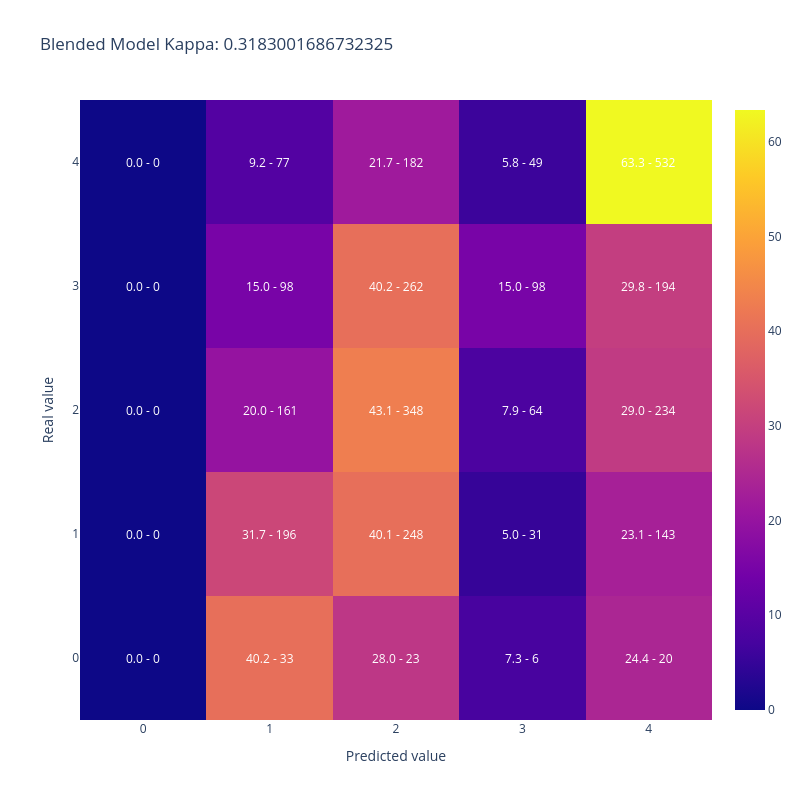

Source (notebook cell):
### Code cell
plot_confusion_matrix(merged_datasets['AdoptionSpeed'],
                      merged_datasets['blended_pred'], 
                    title = 'Blended Model Kappa: ' + str(cohen_kappa_score(merged_datasets['AdoptionSpeed'],
                                                                    merged_datasets['blended_pred'], 
                                                                    weights='quadratic')))

### Figure 1 — Plotly figure (JSON) as saved in the notebook; plotly's stock layout.template omitted (floating-point values rounded to 4 significant figures)
{"data": [{"type": "heatmap", "x": [0, 1, 2, 3, 4], "y": [0, 1, 2, 3, 4], "z": [[0.0, 40.24, 28.05, 7.317, 24.39], [0.0, 31.72, 40.13, 5.016, 23.14], [0.0, 19.95, 43.12, 7.931, 29.0], [0.0, 15.03, 40.18, 15.03, 29.75], [0.0, 9.167, 21.67, 5.833, 63.33]]}], "layout": {"annotations": [{"font": {"color": "white"}, "showarrow": false, "text": "0.0 - 0", "x": 0, "xref": "x", "y": 0, "yref": "y"}, {"font": {"color": "white"}, "showarrow": false, "text": "40.2 - 33", "x": 1, "xref": "x", "y": 0, "yref": "y"}, {"font": {"color": "white"}, "showarrow": false, "text": "28.0 - 23", "x": 2, "xref": "x", "y": 0, "yref": "y"}, {"font": {"color": "white"}, "showarrow": false, "text": "7.3 - 6", "x": 3, "xref": "x", "y": 0, "yref": "y"}, {"font": {"color": "white"}, "showarrow": false, "text": "24.4 - 20", "x": 4, "xref": "x", "y": 0, "yref": "y"}, {"font": {"color": "white"}, "showarrow": false, "text": "0.0 - 0", "x": 0, "xref": "x", "y": 1, "yref": "y"}, {"font": {"color": "white"}, "showarrow": false, "text": "31.7 - 196", "x": 1, "xref": "x", "y": 1, "yref": "y"}, {"font": {"color": "white"}, "showarrow": false, "text": "40.1 - 248", "x": 2, "xref": "x", "y": 1, "yref": "y"}, {"font": {"color": "white"}, "showarrow": false, "text": "5.0 - 31", "x": 3, "xref": "x", "y": 1, "yref": "y"}, {"font": {"color": "white"}, "showarrow": false, "text": "23.1 - 143", "x": 4, "xref": "x", "y": 1, "yref": "y"}, {"font": {"color": "white"}, "showarrow": false, "text": "0.0 - 0", "x": 0, "xref": "x", "y": 2, "yref": "y"}, {"font": {"color": "white"}, "showarrow": false, "text": "20.0 - 161", "x": 1, "xref": "x", "y": 2, "yref": "y"}, {"font": {"color": "white"}, "showarrow": false, "text": "43.1 - 348", "x": 2, "xref": "x", "y": 2, "yref": "y"}, {"font": {"color": "white"}, "showarrow": false, "text": "7.9 - 64", "x": 3, "xref": "x", "y": 2, "yref": "y"}, {"font": {"color": "white"}, "showarrow": false, "text": "29.0 - 234", "x": 4, "xref": "x", "y": 2, "yref": "y"}, {"font": {"color": "white"}, "showarrow": false, "text": "0.0 - 0", "x": 0, "xref": "x", "y": 3, "yref": "y"}, {"font": {"color": "white"}, "showarrow": false, "text": "15.0 - 98", "x": 1, "xref": "x", "y": 3, "yref": "y"}, {"font": {"color": "white"}, "showarrow": false, "text": "40.2 - 262", "x": 2, "xref": "x", "y": 3, "yref": "y"}, {"font": {"color": "white"}, "showarrow": false, "text": "15.0 - 98", "x": 3, "xref": "x", "y": 3, "yref": "y"}, {"font": {"color": "white"}, "showarrow": false, "text": "29.8 - 194", "x": 4, "xref": "x", "y": 3, "yref": "y"}, {"font": {"color": "white"}, "showarrow": false, "text": "0.0 - 0", "x": 0, "xref": "x", "y": 4, "yref": "y"}, {"font": {"color": "white"}, "showarrow": false, "text": "9.2 - 77", "x": 1, "xref": "x", "y": 4, "yref": "y"}, {"font": {"color": "white"}, "showarrow": false, "text": "21.7 - 182", "x": 2, "xref": "x", "y": 4, "yref": "y"}, {"font": {"color": "white"}, "showarrow": false, "text": "5.8 - 49", "x": 3, "xref": "x", "y": 4, "yref": "y"}, {"font": {"color": "white"}, "showarrow": false, "text": "63.3 - 532", "x": 4, "xref": "x", "y": 4, "yref": "y"}], "height": 800, "title": {"text": "Blended Model Kappa: 0.3183001686732325"}, "width": 800, "xaxis": {"title": {"text": "Predicted value"}}, "yaxis": {"title": {"text": "Real value"}}}}
